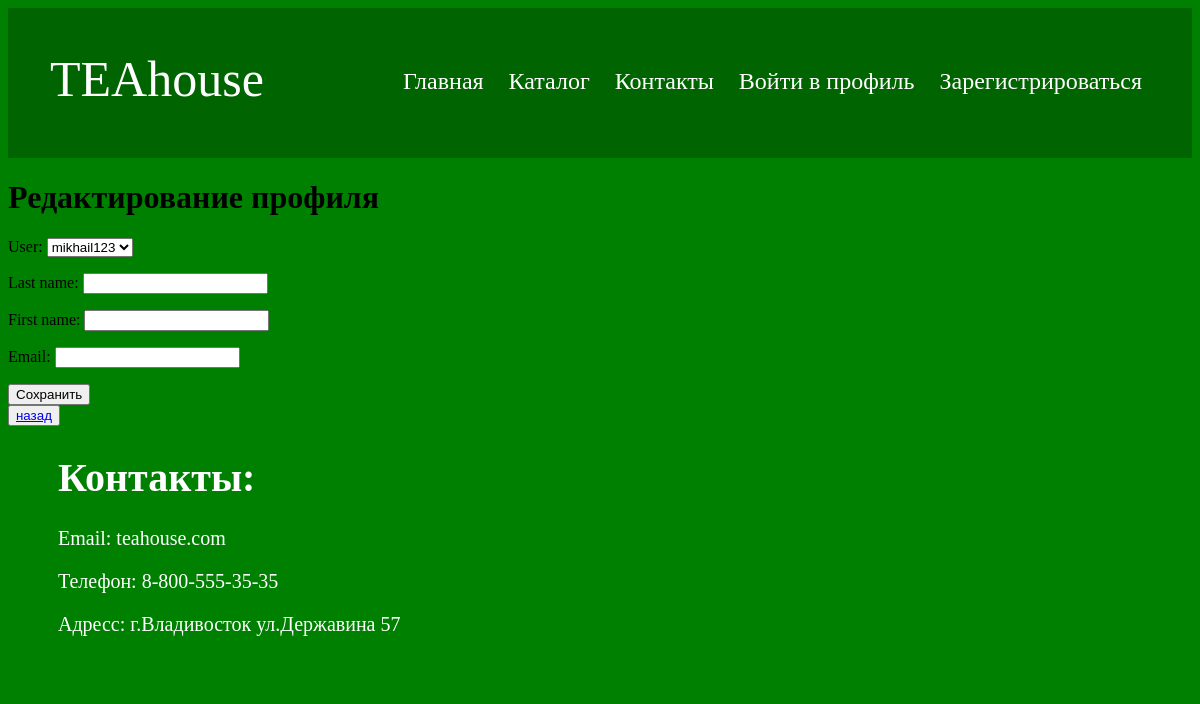
/about-me/11/update/, run on an earlier commit of the app's database.
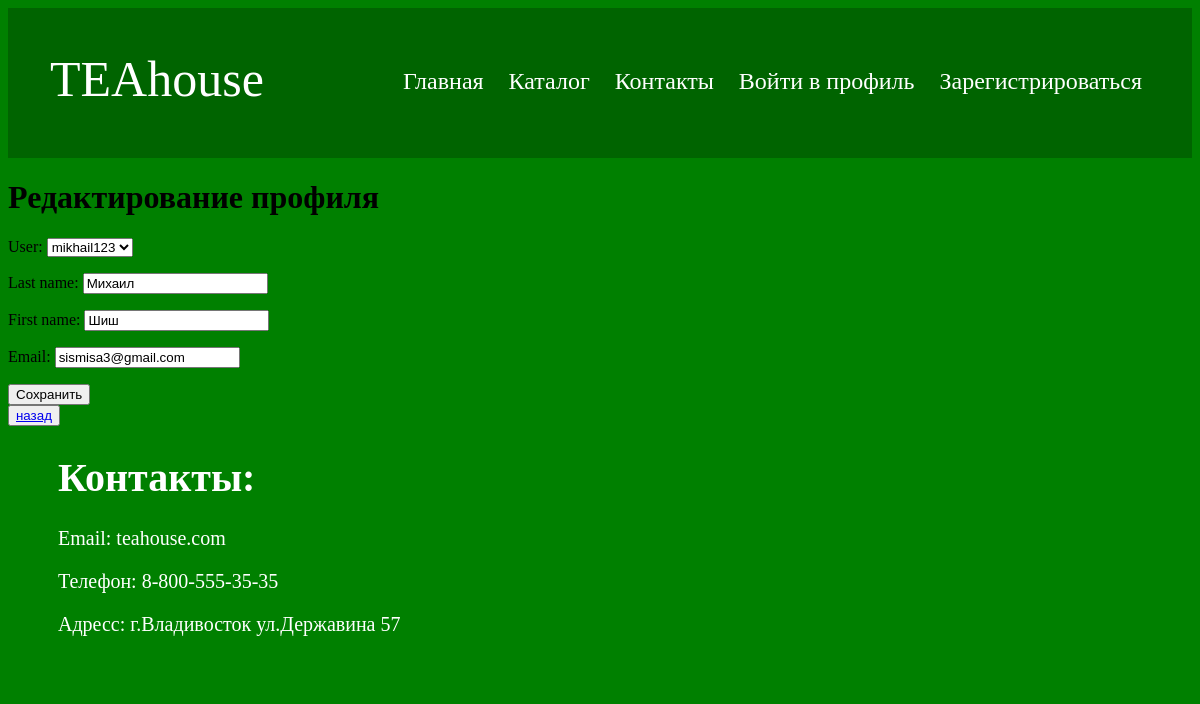
And on a later commit of the database.
### shopapp/models.py (models this page shows)
class Profile(models.Model):
    user = models.OneToOneField(User, on_delete=models.CASCADE)
    last_name = models.CharField(max_length=100, null=False, blank=True)
    first_name = models.CharField(max_length=100, null=False, blank=True)
    email = models.CharField(max_length=100, null=False, blank=True)

### shopapp/views.py (the view, shortened to what this page needs)
# urls.py: path("about-me/<int:pk>/update/", AboutMeUpdateView.as_view(), name="profile-update"),
class AboutMeUpdateView(UserPassesTestMixin, UpdateView):
    def test_func(self):
        if self.request.user.is_staff:
            return True
        return True
    model = Profile
    fields = "user", 'last_name', 'first_name', 'email',
    template_name_suffix = "_update_form"

### shopapp/templates/shopapp/profile_update_form.html (shortened to what this page needs)
{% extends 'shopapp/base.html' %}
{% block body %}
  <h1>Редактирование профиля</h1>
  <div>
    <form method="post" enctype="multipart/form-data">
      {{ form.as_p }}
      <button type="submit">Сохранить</button>
    </form>
    <button type="submit"><a class="back" href="{% url 'shopapp:about-me'%}"> назад</a></button>
  </div>
{% endblock %}

What changed in the data, as far as the page shows it:
changed Profile "mikhail123": last_name (not shown) → "Михаил"; first_name (not shown) → "Шиш"; email (not shown) → "sismisa3@gmail.com"
